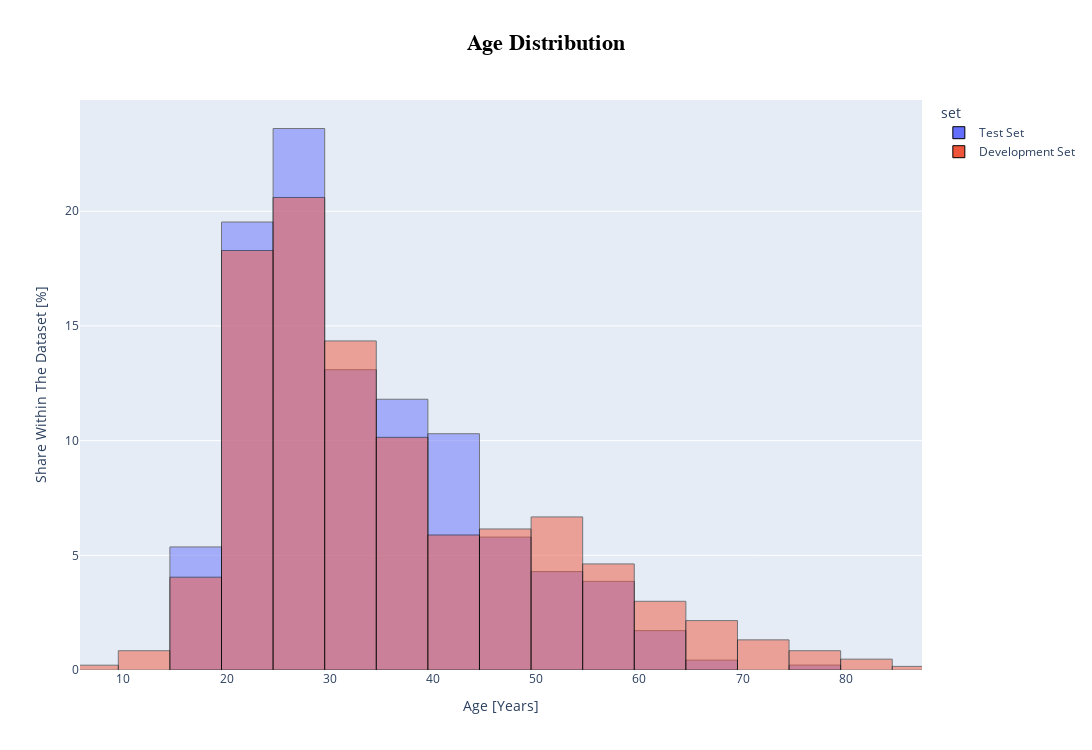

This figure's notebook cell:
### Code cell
fig = px.histogram(combined_set, x='age', nbins=40, title='Histogram of Values', histnorm='percent', color="set", barmode='overlay')
fig.update_traces(marker=dict(line=dict(color='black', width=1)))
layout = go.Layout(
    title={
        'text': '<b>Age Distribution</b>',
        'x': 0.5,  
        'xanchor': 'center',  
        'font': {'size': 22, 'color': 'black', 'family': 'Arial'}
    },
    xaxis=dict(title='Age [Years]'),
    yaxis=dict(title='Share Within The Dataset [%]')
)
layout['height'] = 750  
layout['width'] = 1300  
fig.update_layout(layout)
fig.show()

### Figure 1 — Plotly figure (JSON) as saved in the notebook; plotly's stock layout.template omitted (floating-point values rounded to 4 significant figures; data arrays with more than 128 entries replaced by an {"elided": "..."} marker saying what was removed)
{"data": [{"alignmentgroup": "True", "bingroup": "x", "histnorm": "percent", "hovertemplate": "set=Test Set<br>age=%{x}<br>percent=%{y}<extra></extra>", "legendgroup": "Test Set", "marker": {"color": "#636efa", "line": {"color": "black", "width": 1}, "opacity": 0.5, "pattern": {"shape": ""}}, "name": "Test Set", "nbinsx": 40, "offsetgroup": "Test Set", "orientation": "v", "showlegend": true, "type": "histogram", "x": {"elided": "466 int values"}, "xaxis": "x", "yaxis": "y"}, {"alignmentgroup": "True", "bingroup": "x", "histnorm": "percent", "hovertemplate": "set=Development Set<br>age=%{x}<br>percent=%{y}<extra></extra>", "legendgroup": "Development Set", "marker": {"color": "#EF553B", "line": {"color": "black", "width": 1}, "opacity": 0.5, "pattern": {"shape": ""}}, "name": "Development Set", "nbinsx": 40, "offsetgroup": "Development Set", "orientation": "v", "showlegend": true, "type": "histogram", "x": {"elided": "1903 int values"}, "xaxis": "x", "yaxis": "y"}], "layout": {"barmode": "overlay", "height": 750, "legend": {"title": {"text": "set"}, "tracegroupgap": 0}, "title": {"font": {"color": "black", "family": "Arial", "size": 22}, "text": "<b>Age Distribution</b>", "x": 0.5, "xanchor": "center"}, "width": 1300, "xaxis": {"anchor": "y", "autorange": false, "domain": [0, 1], "range": [5.788, 87.38], "title": {"text": "Age [Years]"}, "type": "linear"}, "yaxis": {"anchor": "x", "autorange": true, "domain": [0, 1], "range": [0, 24.85], "title": {"text": "Share Within The Dataset [%]"}}}}
